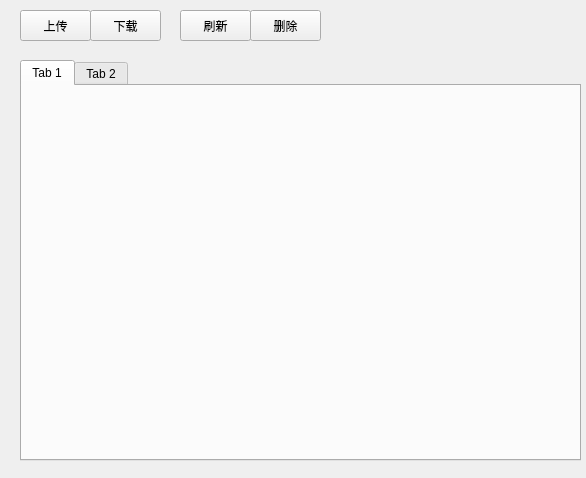
<?xml version="1.0" encoding="UTF-8"?>
<ui version="4.0">
 <class>MainWindow</class>
 <widget class="QWidget" name="MainWindow">
  <property name="geometry">
   <rect>
    <x>0</x>
    <y>0</y>
    <width>586</width>
    <height>478</height>
   </rect>
  </property>
  <property name="windowTitle">
   <string>Form</string>
  </property>
  <widget class="QToolButton" name="btnUpload">
   <property name="geometry">
    <rect>
     <x>20</x>
     <y>10</y>
     <width>71</width>
     <height>31</height>
    </rect>
   </property>
   <property name="text">
    <string>上传</string>
   </property>
  </widget>
  <widget class="QTabWidget" name="tabWidget">
   <property name="geometry">
    <rect>
     <x>20</x>
     <y>60</y>
     <width>561</width>
     <height>401</height>
    </rect>
   </property>
   <widget class="QWidget" name="tab">
    <attribute name="title">
     <string>Tab 1</string>
    </attribute>
   </widget>
   <widget class="QWidget" name="tab_2">
    <attribute name="title">
     <string>Tab 2</string>
    </attribute>
   </widget>
  </widget>
  <widget class="QToolButton" name="btnDownload">
   <property name="geometry">
    <rect>
     <x>90</x>
     <y>10</y>
     <width>71</width>
     <height>31</height>
    </rect>
   </property>
   <property name="text">
    <string>下载</string>
   </property>
  </widget>
  <widget class="QToolButton" name="btnDelete">
   <property name="geometry">
    <rect>
     <x>250</x>
     <y>10</y>
     <width>71</width>
     <height>31</height>
    </rect>
   </property>
   <property name="text">
    <string>删除</string>
   </property>
  </widget>
  <widget class="QToolButton" name="btnFlush">
   <property name="geometry">
    <rect>
     <x>180</x>
     <y>10</y>
     <width>71</width>
     <height>31</height>
    </rect>
   </property>
   <property name="text">
    <string>刷新</string>
   </property>
  </widget>
 </widget>
 <resources/>
 <connections/>
</ui>
